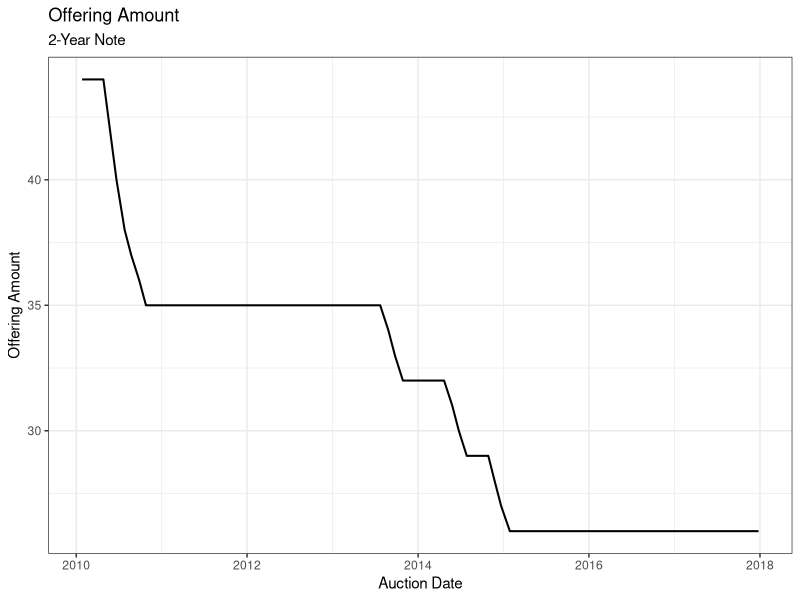

This figure's R source: (Note: this script raises an error after producing the figure.)
# Gary Koplik
# Winter, 2018
# 2_year_script.R

# clear old data for replicability
rm(list = ls() )

# load libraries
library(ggplot2)
library(ggthemes)
library(dplyr)
library(tidyr)
library(lubridate)

# read in data

dat <- read.csv("./auction_2-YEAR_tips_N_frn_N.csv")

# switch auction date to posixct
dat$AuctionDate <- as.POSIXct(dat$AuctionDate)

# Offering amount over time
ggplot(data = dat) +
  geom_line(aes(x = AuctionDate, y = OfferingAmount), color = "black", size = 0.7) +
  ylab("Offering Amount") +
  xlab("Auction Date") +
  ggtitle("Offering Amount")  +
  labs(subtitle = "2-Year Note") +
  theme_bw()
ggsave("./figures/two_year_offering_amount.png", dpi = 150, width = 5, height = 4, units = "in")

# interest rate (high yield) over time
ggplot(data = dat) +
  geom_line(aes(x = AuctionDate, y = HighYield), color = "black", size = 0.7) +
  ylab("High Yield") +
  xlab("Auction Date") +
  ggtitle("High Yield") +
  labs(subtitle = "2-Year Note") +
  theme_bw()
ggsave("./figures/two_year_high_yield.png", dpi = 150, width = 5, height = 4, units = "in")

# interest rate vs high yield over time
ggplot(data = dat) +
  geom_line(aes(x = AuctionDate, y = HighYield - InterestRate), color = "black", size = 0.7) +
  ylab("High Yield - Interest Rate") +
  xlab("Auction Date") +
  ggtitle("High Yield - Interest Rate") +
  labs(subtitle = "2-Year Note") +
  theme_bw()
ggsave("./figures/two_year_high_yield_minus_int_rate.png",
       dpi = 150, width = 5, height = 4, units = "in")

# range of yields bid for each auction
ggplot(data = dat) +
  geom_segment(aes(x = AuctionDate, xend = AuctionDate,
                   y = LowYield, yend = HighYield), color = 'black', size = 0.7,
               lineend = "square") +
  geom_point(aes(x = AuctionDate, y = MedianYield), color = "red", size = 0.7) +
  ylab("Yield Bidding Range") +
  xlab("Auction Date") +
  ggtitle("Range of Yields Bid") +
  labs(subtitle = "2-Year Note (Median Yield in Red)") + 
  theme_bw()
ggsave("./figures/two_year_yield_range.png",
       dpi = 150, width = 5, height = 4, units = "in")

# size of yield bidding range
ggplot(data = dat) +
  geom_line(aes(x = AuctionDate,
                   y = HighYield - LowYield), color = 'black', size = 0.7) +
  geom_line(aes(x = AuctionDate, y = HighYield - MedianYield), color = "red", size = 0.7) +
  ylab("Size of Yield Bidding Range") +
  xlab("Auction Date") +
  ggtitle("High Yield - Low Yield") +
  labs(subtitle = "2-Year Note (High Yield - Median Yield in Red)") + 
  theme_bw()
ggsave("./figures/two_year_high_minus_low.png",
       dpi = 150, width = 5, height = 4, units = "in")

# bid to cover
ggplot(data = dat) +
  geom_line(aes(x = AuctionDate,
                y = BidToCoverRatio), color = 'black', size = 0.7) +
  ylab("Bid to Cover Ratio") +
  xlab("Auction Date") +
  ggtitle("2-Year Note Bid to Cover Ratio") +
  theme_bw()
ggsave("./figures/two_year_bid_to_cover.png",
       dpi = 150, width = 5, height = 4, units = "in")

# competitive bids out of total bids over time
ggplot(data = dat) +
  geom_line(aes(x = AuctionDate,
                y = 100 * CompetitiveTendered / TotalTendered), color = 'black', size = 1) +
  ylab("Percent of Total Bids from Competitive Bids") +
  xlab("Auction Date") +
  ggtitle("Percent of Total Bids from Competitive Bids") +
  labs(subtitle = "for 2-Year Notes") +
  theme_bw()

# competitive bids acccepted out of total bids accepted over time
ggplot(data = dat) +
  geom_line(aes(x = AuctionDate,
                y = 100 * CompetitiveAccepted / TotalAccepted), color = 'black', size = 1) +
  ylab("Percent of Accepted Bids that are Competitive") +
  xlab("Auction Date") +
  ggtitle("Percent of Accepted Bids that are Competitive") +
  labs(subtitle = "for 2-Year Notes") +
  theme_bw()
ggsave("./figures/two_year_competitive_bids_accepted.png",
       dpi = 150, width = 5, height = 4, units = "in")

# noncompetitive bids accepted
ggplot(data = dat) +
  geom_line(aes(x = AuctionDate,
                y = 100 * NonCompetitiveAccepted / TotalAccepted),
            color = 'black', size = 1) +
  ylab("Percent of Accepted Bids that are Noncompetitive") +
  xlab("Auction Date") +
  ggtitle("Percent of Accepted Bids that are Noncompetitive") +
  labs(subtitle = "for 2-Year Notes") +
  theme_bw()

# competitive bids acccepted out of total bids accepted over time
#   with breakdown
temp <- dat %>%
  mutate(pd_percent = 100 *( PrimaryDealerAccepted / TotalAccepted)) %>%
  mutate(db_percent = 100 *( DirectBidderAccepted / TotalAccepted)) %>%
  mutate(ib_percent = 100 *( IndirectBidderAccepted / TotalAccepted)) %>%
  mutate(nc_percent = 100 *( NonCompetitiveAccepted / TotalAccepted)) %>%
  mutate(soma_percent = 100 *( SOMAAccepted / TotalAccepted)) %>%
  mutate(fima_percent = 100 *( FIMAAccepted / TotalAccepted)) %>%
  select(AuctionDate, pd_percent, db_percent,
         ib_percent, nc_percent, soma_percent, fima_percent) %>%
  mutate(total_pct = pd_percent + db_percent + ib_percent + nc_percent
                      + soma_percent + fima_percent) %>%
  gather("Bidder", "percent", c(-AuctionDate, -total_pct), factor_key = T)

# change factor level names to look better in final plot
temp$Bidder <- plyr::mapvalues(temp$Bidder,
                               from = c("pd_percent", "db_percent", "ib_percent",
                                        "nc_percent", "soma_percent", "fima_percent"),
                    to = c("Primary Dealer", "Direct Bidder", "Indirect Bidder",
                           "NonCompetitive Bidder", "SOMA", "FIMA"))

ggplot(data = temp) +
  geom_col(aes(x = AuctionDate,
                 fill = Bidder, y = percent),
            color = 'black', size = .01, show.legend = T) +
  # geom_col(aes(x = factor(AuctionDate),
  #               y = 100 * DirectBidderAccepted / TotalAccepted),
  #           color = 'red', size = 1, show.legend = T, position = "stack") +
  # geom_line(aes(x = AuctionDate,
  #               y = 100 * IndirectBidderAccepted / TotalAccepted),
  #           color = 'blue', size = 1, show.legend = T, position = "stack") +
  ylab("Percent of Accepted Bids that are Competitive") +
  xlab("Auction Date") +
  ggtitle("Percent of Accepted Bids from Different Bidders") +
  labs(subtitle = "for 2-Year Notes") +
  scale_fill_brewer(palette = "Set1") +
  theme_bw()
ggsave("./figures/two_year_source_of_bids.png",
       dpi = 150, width = 10, height = 4, units = "in")

# primary dealer bid over total bid
ggplot(data = dat) +
  geom_line(aes(x = AuctionDate,
                y = 100 * PrimaryDealerTendered / CompetitiveTendered),
            color = 'black', size = 1) +
  ylab("Percent Tendered by Primary Dealers (%)") +
  xlab("Auction Date") +
  ggtitle("Percent of Tendered Bids from Primary Dealers") +
  theme_bw()

# primary dealer accepted over total accepted
ggplot(data = dat) +
  geom_line(aes(x = AuctionDate,
                y = 100 * PrimaryDealerAccepted / CompetitiveAccepted),
            color = 'black', size = 0.7) +
  ylab("Percent of Primary Dealer Bids Accepted (%)") +
  xlab("Auction Date") +
  ggtitle("Primary Dealer Takedown \nas a Percentage of Competitive Bids") +
  labs(subtitle = "2-Year Notes") +
  theme_bw()
ggsave("./figures/two_year_primary_dealer_out_of_competitive_accepted.png",
       dpi = 150, width = 5, height = 4, units = "in")

# ratio of primary dealer accepted percentage over primary dealer tendered percentage
ggplot(data = dat) +
  geom_line(aes(x = AuctionDate,
                y = ((PrimaryDealerAccepted / CompetitiveAccepted) /
                  (PrimaryDealerTendered / CompetitiveTendered))),
            color = 'black', size = 1) +
  ylab("Ratio of % Accepted over % Tendered") +
  xlab("Auction Date") +
  ggtitle("Ratio of % Accepted over % Tendered") +
  labs(subtitle = "for Primary Dealer Bids") +
  theme_bw()
